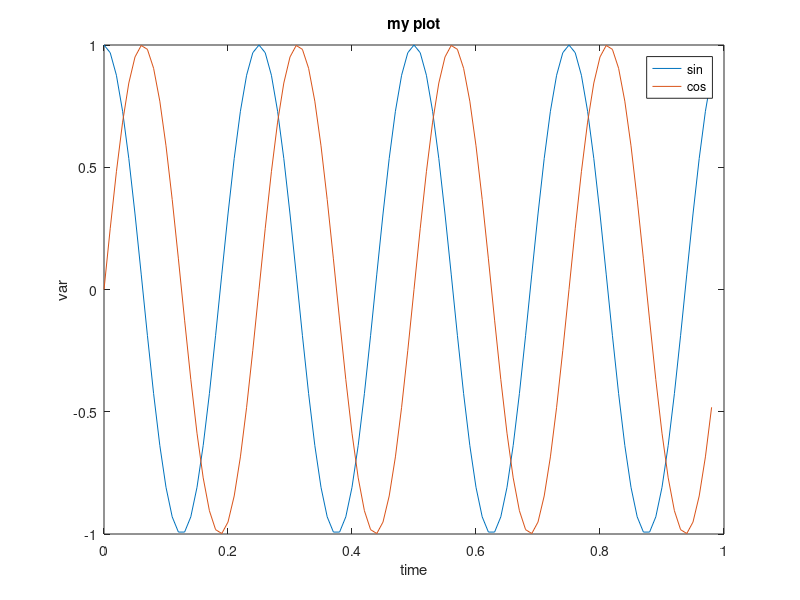
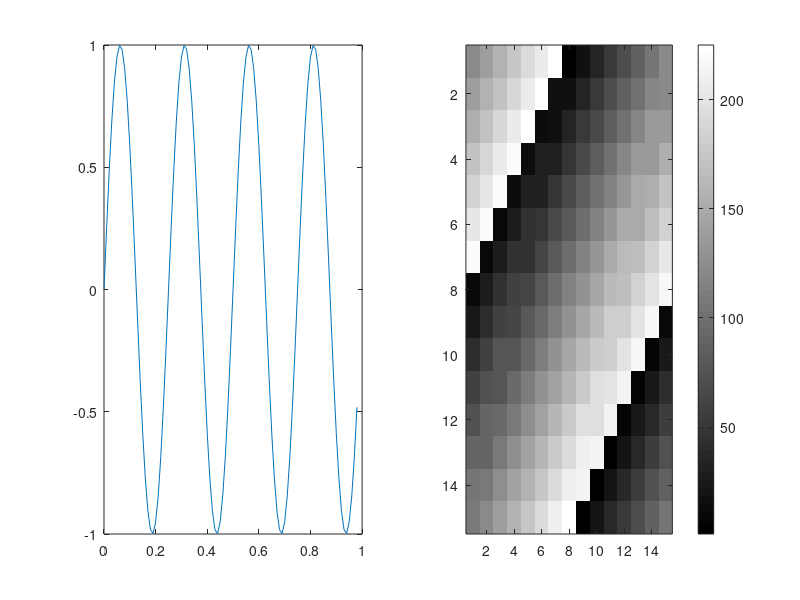

These figures' MATLAB source, in order:
t = [0:0.01:0.98]
y1 = sin(2*pi*4*t)
plot(t,y1)
y2 = cos(2*pi*4*t)
plot(t,y2)
hold on;
plot(t,y1)
xlabel('time')
ylabel('var')

legend('sin','cos')
title('my plot')
print -dpng 'myPlot.png'
close
figure(1); plot(t,y1);
figure(2); plot(t,y2);
subplot(1,2,1);
plot(t,y1)
subplot(1,2,2);
plot(t,y2)
axis([0.5 1 -1 1])

close

A = magic(5)
imagesc(A)
title('magicPlot')

cd './week_2'
imagesc(magic(15)),colorbar,colormap gray;
print -dpng 'magic15.png'